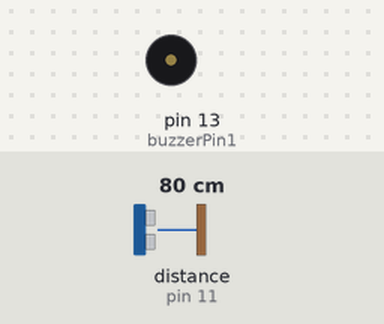
The sketch below on a simulated Arduino Uno, built with avr-gcc and run on an emulated ATmega328P. Shown: buzzer (waves = sounding, pin HIGH). Wiring (inferred from the names in the program): ultrasonic range finder: trigger pin 12; echo pin 11. The inputs (shaded band) are chosen by the test bench; at power-on: distance to the obstacle (sensor on pin 11) 80 cm. The echo pulse lasts 58.3 µs per cm; pins used as bus, display or sensor lines are not drawn.

Above: at 1.6 s.
1.7 s: distance to the obstacle (sensor on pin 11) set to 2 cm
At 1.7 s:
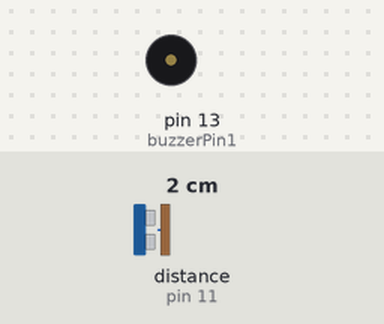
At 3.1 s:
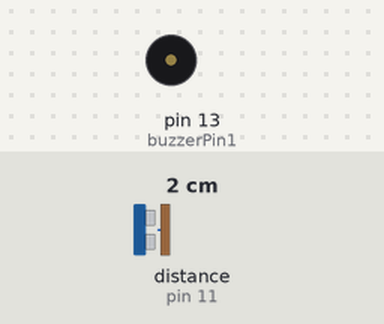
5.4 s: distance to the obstacle (sensor on pin 11) set to 9 cm
Timing chart, 0 to 14.9 s (numbered marks = the images above; inputs shaded):
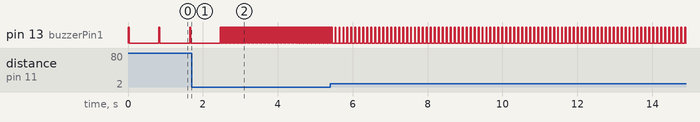

The sketch:

car_radar_alert.ino
```cpp
#define trigPin1 12
#define echoPin1 11
#define buzzerPin1 13

void setup()
{
  pinMode(trigPin1, OUTPUT);
  pinMode(echoPin1, INPUT);
  pinMode(buzzerPin1, OUTPUT);
}

void loop() {
  runRadarSystem(echoPin1, trigPin1,buzzerPin1);
}

long getDistance(int echo, int trigger)
{
  digitalWrite(trigger, LOW);
  delayMicroseconds(2);
  digitalWrite(trigger, HIGH);

  delayMicroseconds(10);
  digitalWrite(trigger, LOW);

  long duration = pulseIn(echo, HIGH);

  long distance = (duration/2) * 0.0343;

  return distance;
}

void runRadarSystem(int echo, int trigger, int buzzer){

  long distance = getDistance(echo, trigger);

  // if the distance is too large or too low, we don't beep
  if (distance >= 200 || distance <= 0){
    return;
  }

  // turning on the buzzer for 25ms for a small beep
  digitalWrite(buzzer, HIGH);
  delay(25);
  digitalWrite(buzzer, LOW);

  // the higher the distance gets, the bigger the gap is between two beeps
	delay(distance*10);
}
```

Measured:
- after the input at 1.7 s, pin 13 (buzzerPin1): alternates HIGH for 0.03 s and LOW for 0.01 s, starting after 0.80 s
- by itself, pin 13 (buzzerPin1): alternates HIGH for 0.03 s and LOW for 0.80 s
